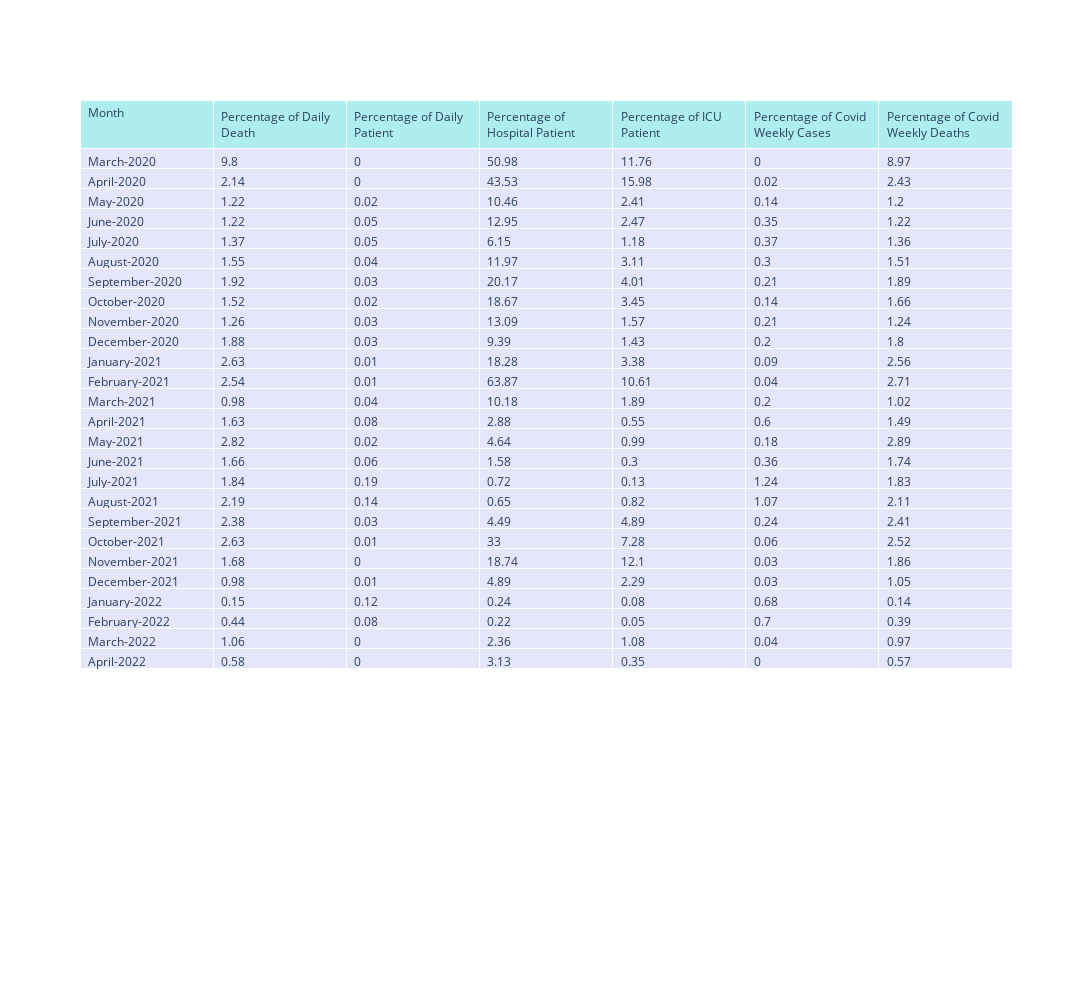

Source (notebook cell):
### Code cell
fig = go.Figure(data=[go.Table(
    header=dict(values=('Month','Percentage of Daily Death',
                        'Percentage of Daily Patient',
                       'Percentage of Hospital Patient',
                       'Percentage of ICU Patient',
                       'Percentage of Covid Weekly Cases ',
                       'Percentage of Covid Weekly Deaths', 
                        ),
                fill_color='paleturquoise',
                align='left'),
    cells=dict(values=[percentage_dataframe.date,percentage_dataframe.Covid_death_percentage,percentage_dataframe.Covid_patient_percentage, 
                       percentage_dataframe.Covid_hospitalize_percentage, percentage_dataframe_2.Covid_icu_percentage,percentage_dataframe.Covid_weekly_patient_percentage, percentage_dataframe.Covid_weekly_death_percentage
                       
                       ],
               fill_color='lavender',
               align='left'))
])
fig.update_layout(width=1100, height=1000)
fig.show()

### Figure 1 — Plotly figure (JSON) as saved in the notebook; plotly's stock layout.template omitted (floating-point values rounded to 4 significant figures; data arrays with more than 128 entries replaced by an {"elided": "..."} marker saying what was removed)
{"data": [{"cells": {"align": "left", "fill": {"color": "lavender"}, "values": {"elided": "7x26 mixed values"}}, "header": {"align": "left", "fill": {"color": "paleturquoise"}, "values": ["Month", "Percentage of Daily Death", "Percentage of Daily Patient", "Percentage of Hospital Patient", "Percentage of ICU Patient", "Percentage of Covid Weekly Cases ", "Percentage of Covid Weekly Deaths"]}, "type": "table"}], "layout": {"height": 1000, "width": 1100}}
